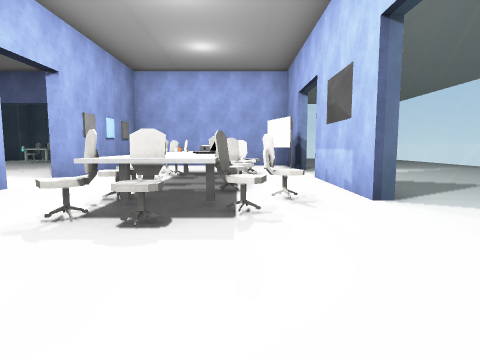
View 1 (above)

24 first-person views from a walk through a 3-D level made in the Unity game engine. The camera is 1.2 m above the floor, tilts 6° down and sees 75° across. The floor is counted in squares, 2 m on a side. Each view is taken from the middle of a square. On the plan, view 1 faces up. The plan holds only what a view shows up to about 9 squares ahead; the rest is blank. The place goes on beyond the plan. The player is left out. Some animated figures are left out. Some surface patterns are stand-ins.

View 2
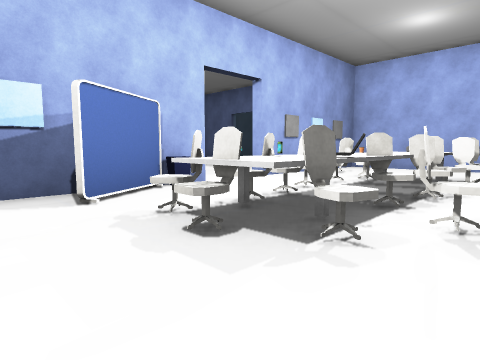

View 3
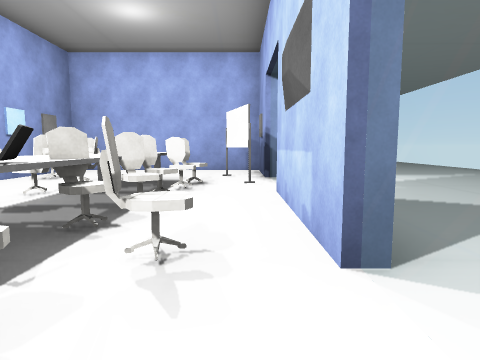

View 4
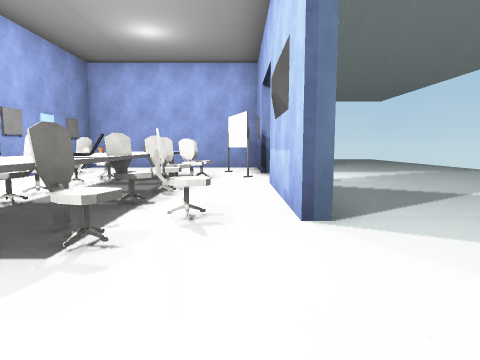

View 5
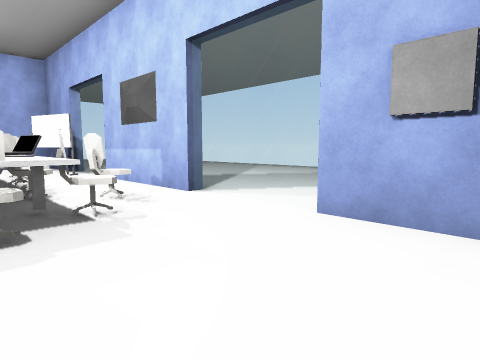

View 6
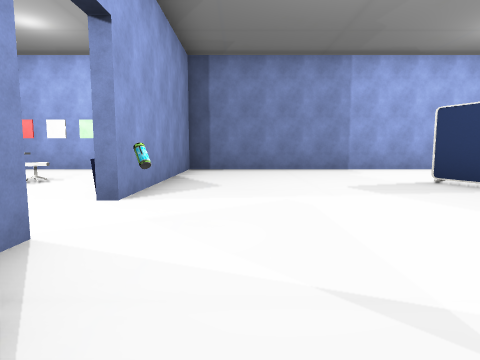

View 7
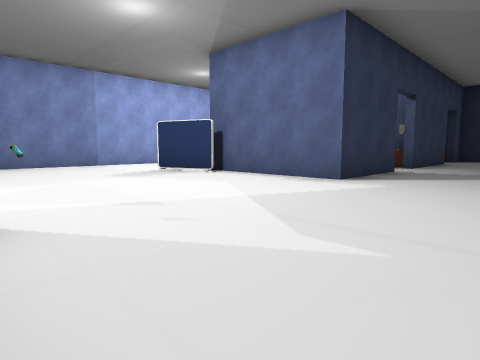

View 8
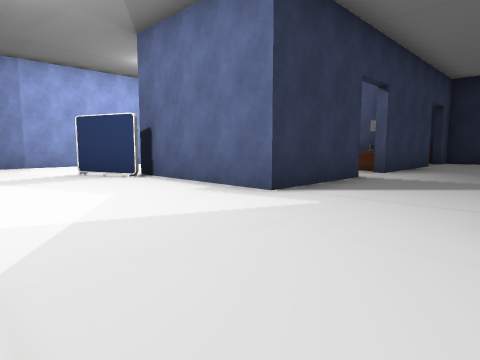

View 9
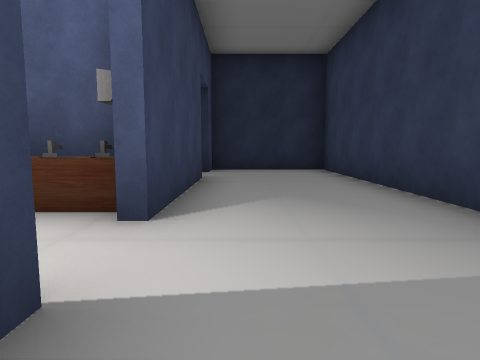

View 10
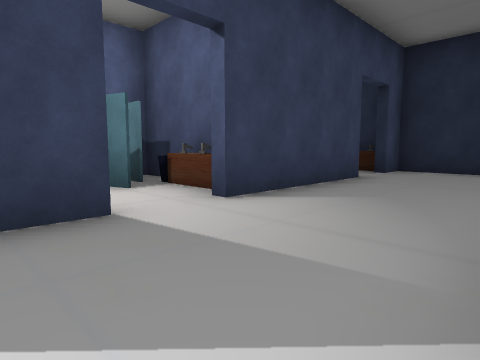

View 11
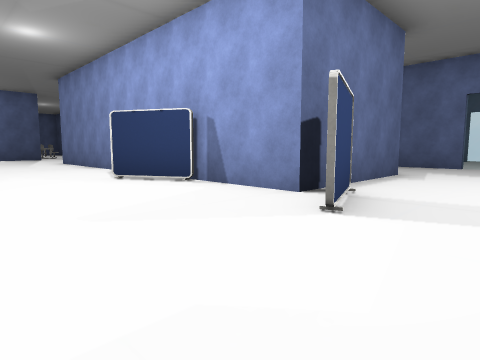

View 12
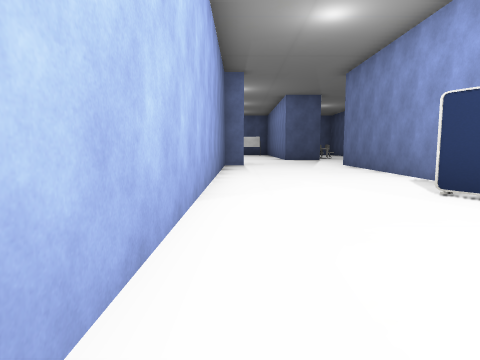

View 13
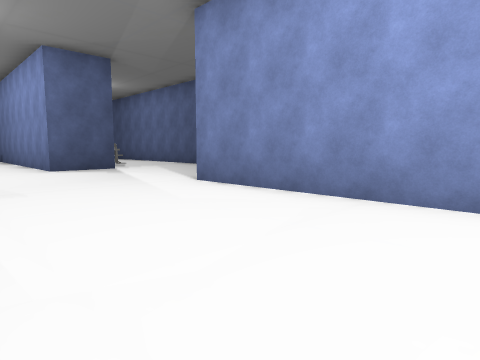

View 14
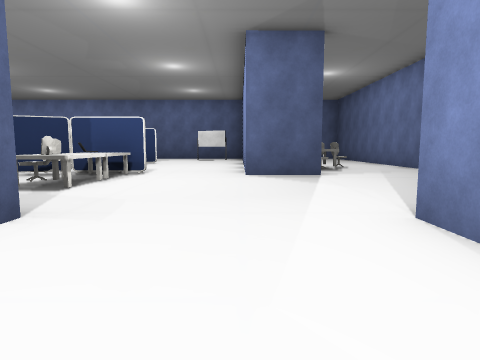

View 15
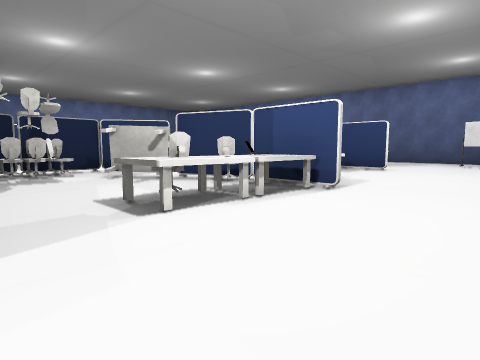

View 16
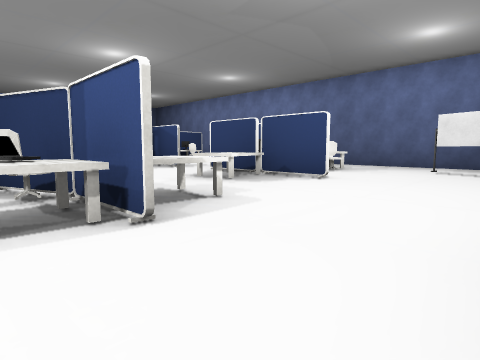

View 17
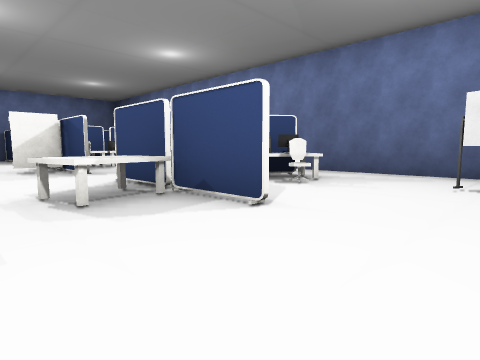

View 18
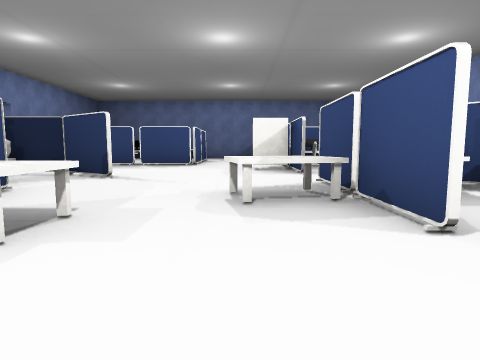

View 19
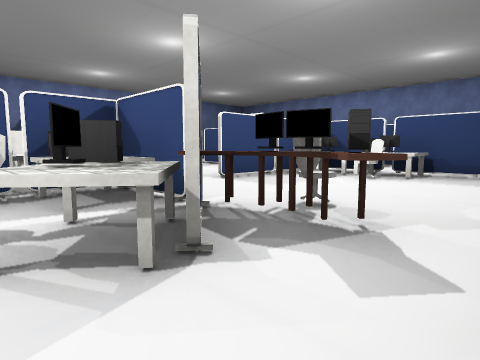

View 20
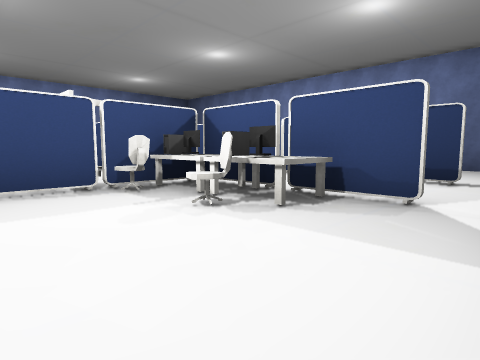

View 21
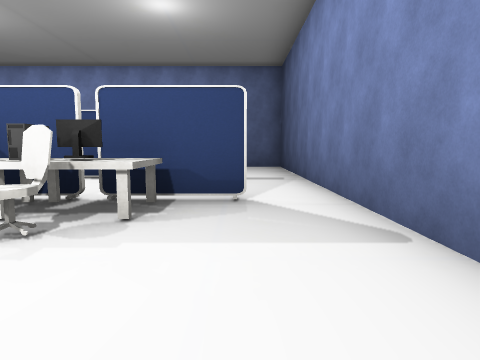

View 22
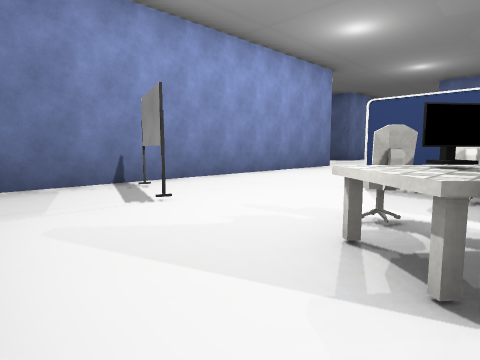

View 23
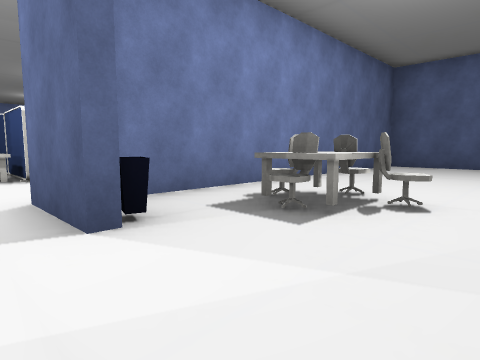

View 24
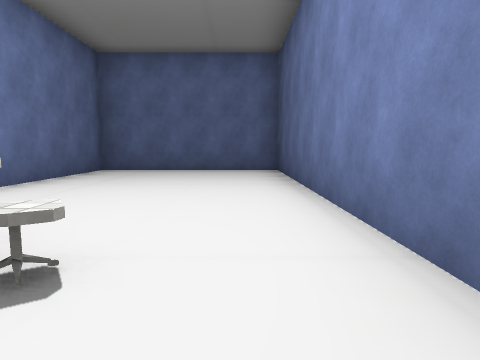

### Floor plan
Key: @ floor where view 1 was taken; # wall or solid block; x gap in a wall; . floor; = window, fence, low wall or low ledge; ^ raised ledge; C chair; B bin; L laptop; T table; M monitor; O other object.
Columns run from 34 left of view 1 to 7 right of it. Each row starts with its distance up from view 1.
 11               #######   #               ..
 10               #................###### ....
  9               #................#... # ....
  8               #................OO^.O=....
  7 #########     ##.  ##.   ..... #OOC. ....
  6 #...........   O    O.   #.....#.CCC#....
  5 #.......C.....      O#   #.......OC.#....
  4 #......CC......#    #    #.....B.CC.#....
  3 #.........B..........##..#.....#.CC.=..
  2 ###########....................#.C..=.
  1 #..O...........................#....#
  0 #..O...........#...............# .@.#
 -1 #........T#LC..################# ####
 -2 #..C..T...CT...
 -3 #..TTCTT..#...
 -4 #.MMx#....#T..
 -5  ..C......##CC
 -6  .........##CO
 -7  .....O......
 -8 #...CC#....
 -9 #..MTMO.
-10 #.##...
-11 #.....
-12 #.##
-13 #..
-14 #..
-15 #..
-16   ##

Positions as (right, up) in squares from view 1, and headings:
1: (0, 0), facing up
2: (1, 1), facing up-left
3: (1, 2), facing up
4: (1, 1), facing up
5: (-1, 0), facing up-right
6: (-5, 8), facing down
7: (-4, 10), facing down-left
8: (-6, 10), facing down-left
9: (-11, 8), facing left
10: (-11, 10), facing down-left
11: (-7, 0), facing up-left
12: (-9, 0), facing left
13: (-15, 0), facing up-left
14: (-17, 2), facing left
15: (-20, 2), facing down-left
16: (-23, 2), facing down-left
17: (-26, 1), facing down-left
18: (-27, 1), facing down
19: (-33, -2), facing down-right
20: (-33, -6), facing down-right
21: (-32, -6), facing down
22: (-33, -3), facing up-right
23: (-23, 6), facing down-left
24: (-25, 6), facing left
